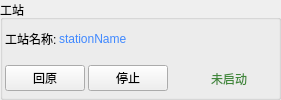
      <widget class="QGroupBox" name="groupBox">
       <property name="title">
        <string>工站</string>
       </property>
       <layout class="QGridLayout" name="gridLayout_4">
        <property name="sizeConstraint">
         <enum>QLayout::SetDefaultConstraint</enum>
        </property>
        <property name="leftMargin">
         <number>2</number>
        </property>
        <property name="topMargin">
         <number>6</number>
        </property>
        <property name="rightMargin">
         <number>2</number>
        </property>
        <property name="bottomMargin">
         <number>2</number>
        </property>
        <property name="horizontalSpacing">
         <number>0</number>
        </property>
        <property name="verticalSpacing">
         <number>2</number>
        </property>
        <item row="0" column="0">
         <layout class="QFormLayout" name="formLayout">
          <property name="fieldGrowthPolicy">
           <enum>QFormLayout::AllNonFixedFieldsGrow</enum>
          </property>
          <property name="horizontalSpacing">
           <number>2</number>
          </property>
          <property name="verticalSpacing">
           <number>0</number>
          </property>
          <property name="margin">
           <number>0</number>
          </property>
          <item row="0" column="0">
           <widget class="QLabel" name="label_station">
            <property name="text">
             <string>工站名称:</string>
            </property>
           </widget>
          </item>
          <item row="0" column="1">
           <widget class="QLabel" name="label_stationName">
            <property name="minimumSize">
             <size>
              <width>0</width>
              <height>25</height>
             </size>
            </property>
            <property name="styleSheet">
             <string notr="true">font: 75 12pt &quot;黑体&quot;;
color: rgb(63, 136, 255);</string>
            </property>
            <property name="text">
             <string>stationName</string>
            </property>
           </widget>
          </item>
         </layout>
        </item>
        <item row="1" column="0">
         <layout class="QHBoxLayout" name="horizontalLayout_2" stretch="1,1,0,0">
          <property name="spacing">
           <number>3</number>
          </property>
          <item>
           <widget class="QPushButton" name="pushButton_station_home">
            <property name="sizePolicy">
             <sizepolicy hsizetype="Preferred" vsizetype="Fixed">
              <horstretch>0</horstretch>
              <verstretch>0</verstretch>
             </sizepolicy>
            </property>
            <property name="text">
             <string>    回原    </string>
            </property>
           </widget>
          </item>
          <item>
           <widget class="QPushButton" name="pushButton_station_stop">
            <property name="sizePolicy">
             <sizepolicy hsizetype="Preferred" vsizetype="Fixed">
              <horstretch>0</horstretch>
              <verstretch>0</verstretch>
             </sizepolicy>
            </property>
            <property name="text">
             <string>停止</string>
            </property>
            <property name="icon">
             <iconset resource="image.qrc">
              <normaloff>:/uicustomwidget/image/stop.png</normaloff>:/uicustomwidget/image/stop.png</iconset>
            </property>
            <property name="iconSize">
             <size>
              <width>20</width>
              <height>16</height>
             </size>
            </property>
           </widget>
          </item>
          <item>
           <spacer name="horizontalSpacer_2">
            <property name="orientation">
             <enum>Qt::Horizontal</enum>
            </property>
            <property name="sizeHint" stdset="0">
             <size>
              <width>40</width>
              <height>20</height>
             </size>
            </property>
           </spacer>
          </item>
          <item>
           <widget class="QLabel" name="runStatus">
            <property name="minimumSize">
             <size>
              <width>65</width>
              <height>25</height>
             </size>
            </property>
            <property name="styleSheet">
             <string notr="true">font: 75 12pt &quot;黑体&quot;;
color: rgb(63, 136, 57);</string>
            </property>
            <property name="text">
             <string>未启动</string>
            </property>
           </widget>
          </item>
         </layout>
        </item>
       </layout>
      </widget>
